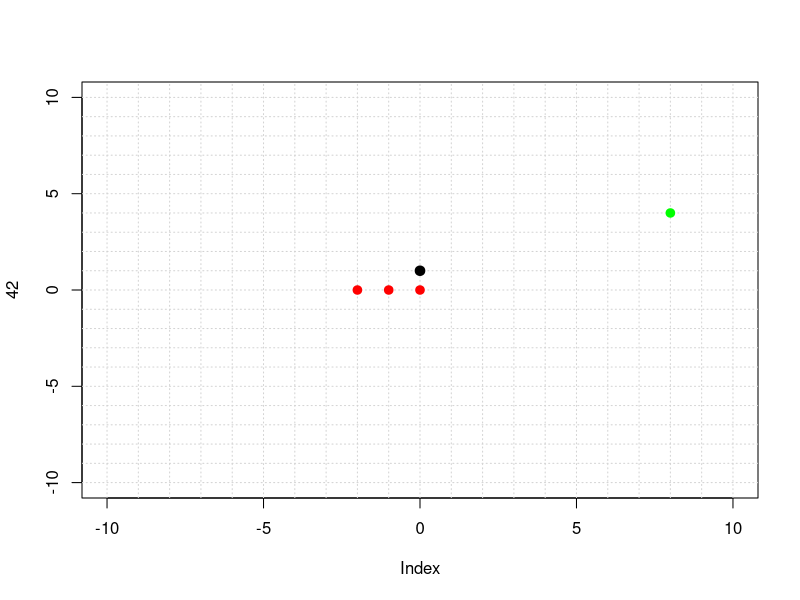
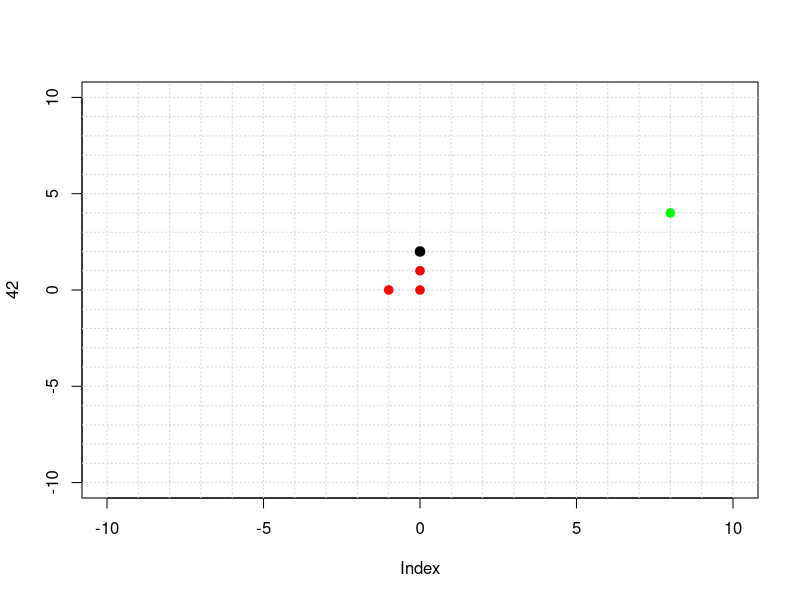
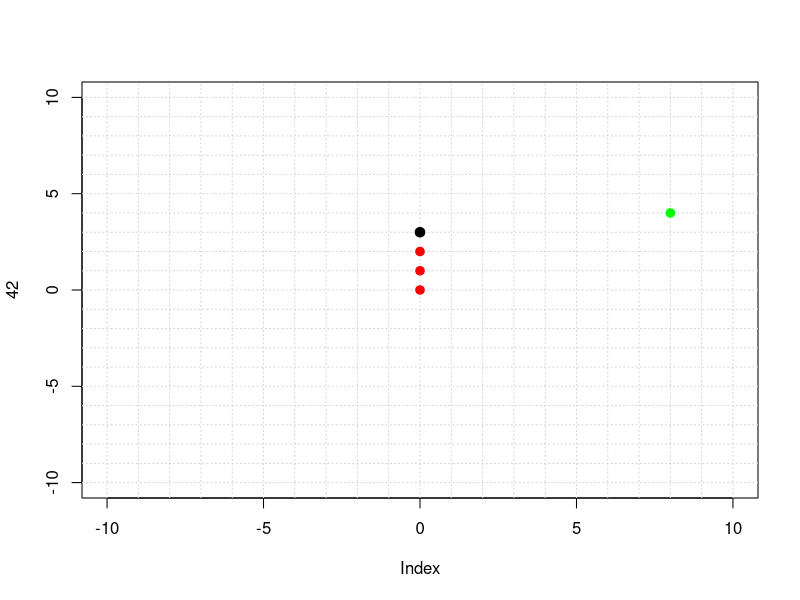
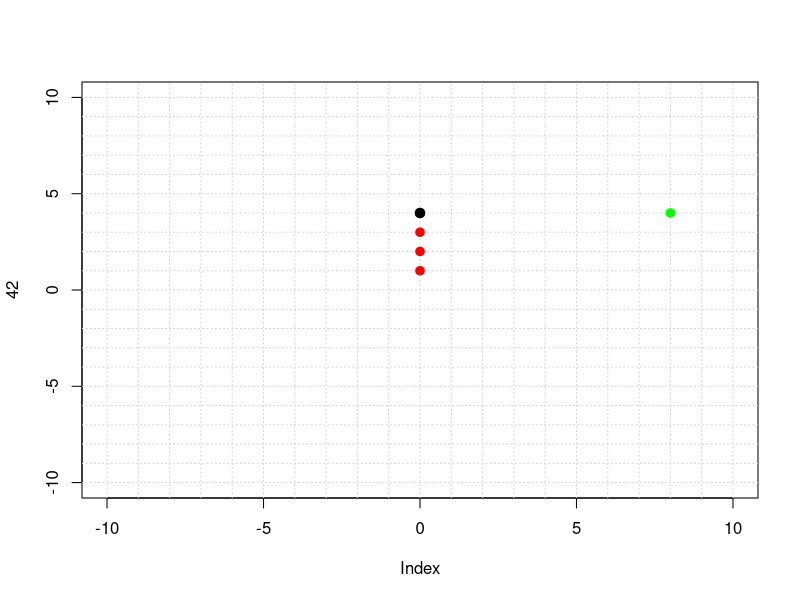
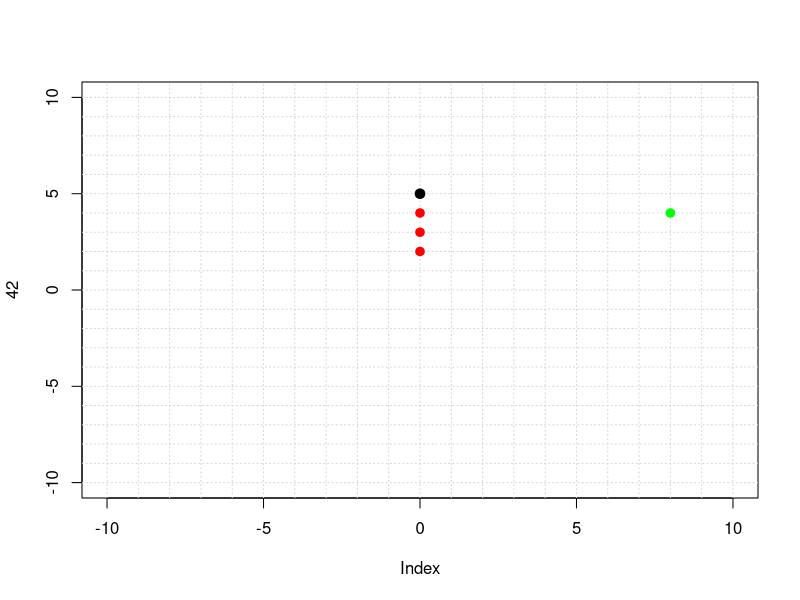
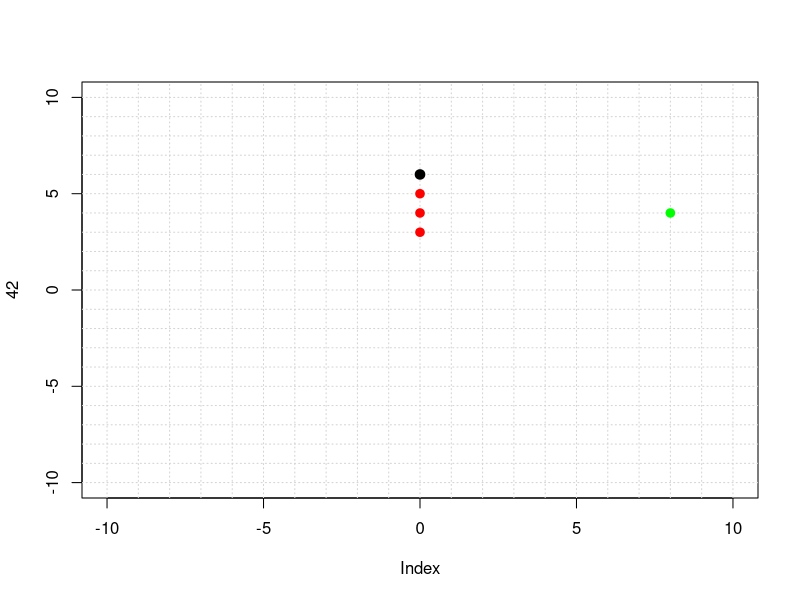
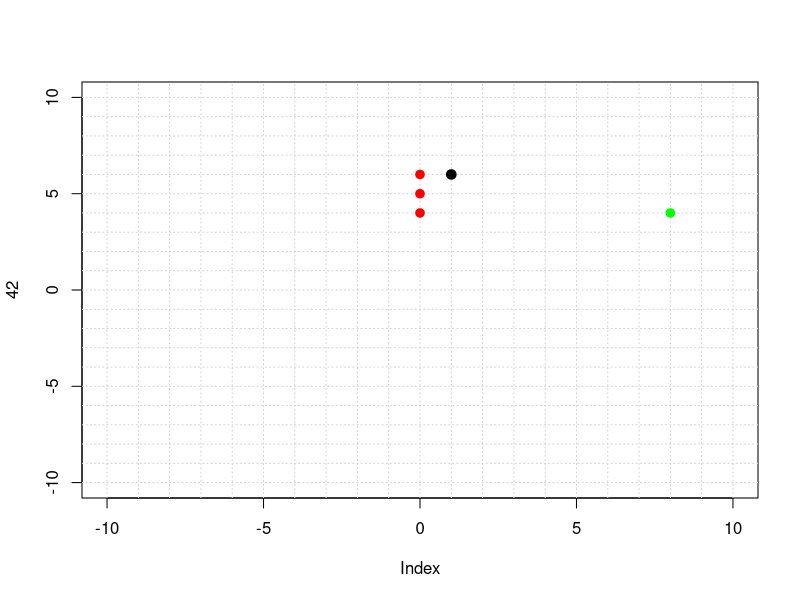
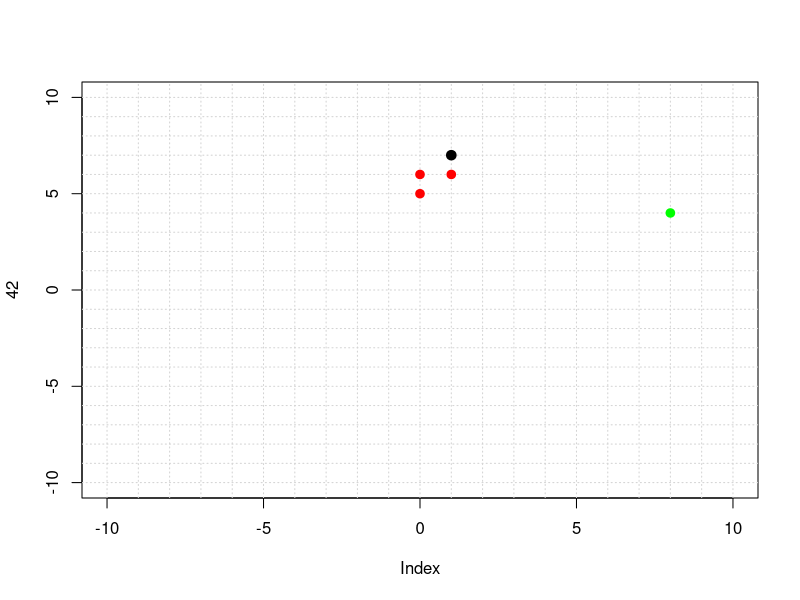

The R script that drew these images, in order: (Note: a time limit stopped this script after it produced the figures.)
#--------------------------------------------------------------------------------------------------
#Fonctions
#--------------------------------------------------------------------------------------------------

#cree un nouveau plot
#entree : position des pommes
#sortie : -
initGrille=function(){
  plot(42,xlim=c(-10,10),ylim=c(-10,10))
  
  abline(v=(seq(-10,10,1)), col="lightgray", lty="dotted")
  abline(h=(seq(-10,10,1)), col="lightgray", lty="dotted")
}

#test si la position actuelle est sur ou en dehors des bords
#entree : objet tete
#sortie : booléen
testMur=function(t){
  if(abs(t$x)>=11 | abs(t$y)>=11){
    return(T)
  }
  return(F)
}

#test si la direction demandé est possible et la rend
#entree : caractere, caractere
#sortie : caractere
testDir=function(depart, demande){
  if(dirMatrix[demande,depart]){
    return(demande)
  }
  return(depart)
}

#calcul nouvelle coordonées de la tete selon la direction
#entree : objet coordonnées, direction
#sortie : objet coordonnées
move=function(t,d){
  x=t$x+coor["x",d]
  y=t$y+coor["y",d]
  return(xy.coords(x,y))
}

#Déplacement du corps
#entree : liste position
#sortie : liste position
moveCorps=function(lp){
  vecCorps=names(lp)
  invCorps=rev(vecCorps)
  l=length(invCorps)
  for(i in 1:(l-1)){
    # print(paste("Voilà ce que je prend : ", invCorps[i]))
    # print(paste("ce que je met : ", invCorps[i+1]))
    lp[[ invCorps[i] ]] = lp[[ invCorps[i+1] ]]
  }
  return(lp)
}

#test si une position entre en collision avec une liste de position
#entree : liste position, position
#sortie : booléen
testCollision=function(lp,p){
  for(i in lp) {
    if(i$x==p$x && i$y==p$y){
      return(T)
    }
  }
  return(F)
}

#creer un objet snake avec un corps de taille n
#entree : chiffre
#sortie : objet snake
initSnake=function(n){
  listElem=list()
  for(i in seq(0,n)){
    listElem[[as.character(i)]]=xy.coords(-i,0)
  }
  return(listElem)
}

#rempli une liste de pomme aléatoirement
#entree : chiffre
#sortie : liste position
initPomme=function(n){
  listElem=list()
  for(i in 1:n){
    listElem[[as.character(i)]]=xy.coords(sample(-10:10,1),sample(-10:10,1))
  }
  return(listElem)
}

#rend une ligne csv du jeu
#entree : liste position, position
#sortie : string
gameToString = function(lp,d,p){
  line=''
  line=paste(d,p$x,p$y,sep="," )
  for (i in lp) {
    line=paste(line,i$x,i$y,sep=",")
  }
  line=paste(line)
  return(line)
}

#--------------------------------------------------------------------------------------------------
#Initialisation
#--------------------------------------------------------------------------------------------------

#liste des directions possibles
dirVect=c("z","q","s","d")

#matrice des directions 
dirMatrix=matrix(rep(T,16),
                 nrow=4,
                 dimnames = list(dirVect,dirVect))
#insertion des imcompatibilités
dirMatrix["z","s"]=F
dirMatrix["s","z"]=F
dirMatrix["d","q"]=F
dirMatrix["q","d"]=F


#matrice changement coordonnees selon direction
coor=matrix(c(0,-1,0,1,
              +1,0,-1,0),
            byrow=T,
            nrow=2,
            dimnames = list(c("x","y"), dirVect))


#--------------------------------------------------------------------------------------------------
#Main
#--------------------------------------------------------------------------------------------------

#boucle de test mv
main=function(affiche=T){
  while ( (! testMur(lp_snake[['0']]) ) & (! testCollision(lp_snake[-1],lp_snake[['0']]) ) ){
    ##DIRECTION
    #choisir direction
    nouvelleDir = sample(dirVect,1)
    #tester direction
    d = testDir(d,nouvelleDir)
    
    ##MOUVEMENT
    queue=lp_snake[[as.character(length(lp_snake)-1)]]
    #snake entier
    lp_snake = moveCorps(lp_snake)
    #tete
    lp_snake[['0']] = move(lp_snake[['0']],d)
    #allongement si pomme
    
    
    ##TEST CROQUE POMME
    if ( testCollision(lp_pomme,lp_snake[['0']])){
      #allongement
      lp_snake[[as.character(length(lp_snake))]]=queue
      #nouvelle pomme
      lp_pomme=initPomme(1)
    }
    
    if (affiche){
      ##SAUVEGARDE ETAT
      
      print(gameToString(lp_snake,d,lp_pomme[[1]]))
      
      ##AFFICHAGE
      #tete
      points(lp_snake[["0"]],col='black', pch=19, lwd=3)
      #corps
      lapply(lp_snake[-1], points, col='red', pch=19, lwd=2)
      #pomme
      lapply(lp_pomme, points, col='green', pch=19, lwd=2)
      #animation
      Sys.sleep(0.3)
      initGrille()
    }
  }
}

#boucle de test mv
test_no_aff=function(){
  lp_snake=initSnake(3)
  lp_pomme=initPomme(1)
  d="d" 
  result=T
  while ( (! testMur(lp_snake[['0']]) ) & (! testCollision(lp_snake[-1],lp_snake[['0']]) ) ){
    ##DIRECTION
    #choisir direction
    nouvelleDir = sample(dirVect,1)
    #tester direction
    d = testDir(d,nouvelleDir)
    
    ##MOUVEMENT
    queue=lp_snake[[as.character(length(lp_snake)-1)]]
    #snake entier
    lp_snake = moveCorps(lp_snake)
    #tete
    lp_snake[['0']] = move(lp_snake[['0']],d)
    #allongement si pomme
    
    ##TEST CROQUE POMME
    if ( testCollision(lp_pomme,lp_snake[['0']])){
      #allongement
      lp_snake[[as.character(length(lp_snake))]]=queue
      #nouvelle pomme
      lp_pomme=initPomme(1)
      result=F
    }
    
  }
  return(result)
}

#--------------------------------------------------------------------------------------------------
#Test
#--------------------------------------------------------------------------------------------------

#entité
lp_snake=initSnake(3)
lp_pomme=initPomme(1)
d="d" 
initGrille()
#lancement
main()

vec_res=c()
for(i in 0:10000){
  print(i)
  bool=T
  cpt=0
  while(bool){
    bool=test_no_aff()
    cpt=1+cpt
  }
  vec_res=c(vec_res,cpt)
}
